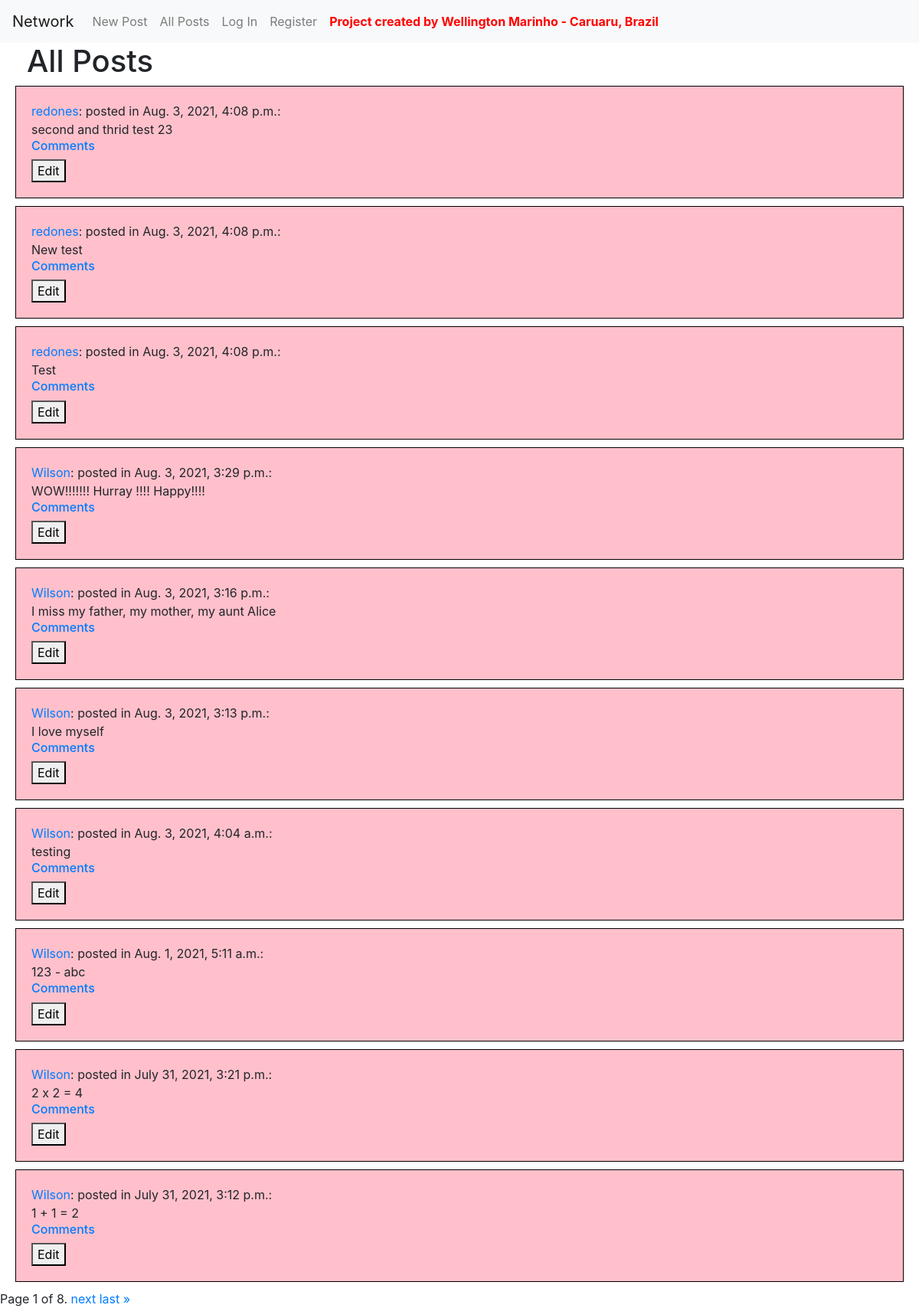
Page /all_posts on the committed database.
### network/models.py (models this page shows, shortened)
class Post(models.Model):
    content = models.CharField(max_length=264)
    time_of_creation = models.DateTimeField(default=timezone.now)
    creator = models.ForeignKey(User, on_delete=models.CASCADE, related_name="posts")
    now = datetime.now()

class User(AbstractUser):
    pass

### network/views.py (the view)
# urls.py: path("all_posts", views.all_posts, name="all_posts"),
def all_posts(request):
    post_list = Post.objects.all()
    post_list = post_list.order_by("-time_of_creation").all()
    paginator = Paginator(post_list, 10) # Show 10 contacts per page.
    page_number = request.GET.get('page', 1)
    page_obj = paginator.get_page(page_number)
    return render(request, 'network/all_posts.html', {'page_obj': page_obj})

### network/templates/network/all_posts.html (shortened to what this page needs)
{% extends "network/layout.html" %}
{% block body %}
        <h1 style="margin-left: 35px;">All Posts</h1>
        {% for post in page_obj %}
            <div class="well">
              <a href="{% url 'profile' post.creator.id %}">{{ post.creator }}</a>: posted in {{ post.time_of_creation }}: <br> {{ post.content }} <br>
              <h6><a href="{% url 'comment' post.id %}">Comments</a></h6>
              <button type="button"  onclick="edit_post({{ post.id }})">Edit</button>
            </div>
        {% endfor %}
        <div class="pagination">
            <span class="step-links">
                <span class="current">
                    Page {{ page_obj.number }} of {{ page_obj.paginator.num_pages }}.
                </span>
                {% if page_obj.has_next %}
                    <a href="?page={{ page_obj.next_page_number }}">next</a>
                    <a href="?page={{ page_obj.paginator.num_pages }}">last &raquo;</a>
                {% endif %}
            </span>
        </div>
{% endblock %}

### network/templates/network/layout.html (shortened to what this page needs)
{% load static %}
<!DOCTYPE html>
<html lang="en">
    <head>
        <link rel="stylesheet" href="https://stackpath.bootstrapcdn.com/bootstrap/4.4.1/css/bootstrap.min.css">
        <link href="{% static 'network/styles.css' %}" rel="stylesheet">
    </head>
    <body>
        <nav class="navbar navbar-expand-lg navbar-light bg-light">
            <a class="navbar-brand" href="#">Network</a>
            <div>
              <ul class="navbar-nav mr-auto">
                <li class="nav-item">
                  <a class="nav-link" href="{% url 'index' %}">New Post</a>
                </li>
                <li class="nav-item">
                  <a class="nav-link" href="{% url 'all_posts' %}">All Posts</a>
                </li>
                {% if user.is_authenticated %}
                    <li class="nav-item">
                        <a class="nav-link" href="{% url 'follower_index' %}">Following</a>
                    </li>
                    <li class="nav-item">
                        <a class="nav-link" href="{% url 'logout' %}">Log Out</a>
                    </li>
                {% else %}
                    <li class="nav-item">
                        <a class="nav-link" href="{% url 'login' %}">Log In</a>
                    </li>
                    <li class="nav-item">
                        <a class="nav-link" href="{% url 'register' %}">Register</a>
                    </li>
                {% endif %}
                <li class="nav-item">
                    <a class="nav-link" href="#"><strong style="color: red;">Project created by Wellington Marinho - Caruaru, Brazil</strong></a>
                </li>
              </ul>
            </div>
          </nav>
        <div class="body">
            {% block body %}
            {% endblock %}
        </div>
    </body>
</html>

### network/templates/network/layout.html (style rules this page uses)
.well { background-color: pink; border: 1px solid black; padding: 20px; margin-bottom: 10px; margin-left: 20px; margin-right: 20px; }

### rows in the picture
Post: creator "redones", time_of_creation "Aug. 3, 2021, 4:08 p.m.", content "second and thrid test 23"
Post: creator "redones", time_of_creation "Aug. 3, 2021, 4:08 p.m.", content "New test"
Post: creator "redones", time_of_creation "Aug. 3, 2021, 4:08 p.m.", content "Test"
Post: creator "Wilson", time_of_creation "Aug. 3, 2021, 3:29 p.m.", content "WOW!!!!!!! Hurray !!!! Happy!!!!"
Post: creator "Wilson", time_of_creation "Aug. 3, 2021, 3:16 p.m.", content "I miss my father, my mother, my aunt Alice"
Post: creator "Wilson", time_of_creation "Aug. 3, 2021, 3:13 p.m.", content "I love myself"
Post: creator "Wilson", time_of_creation "Aug. 3, 2021, 4:04 a.m.", content "testing"
Post: creator "Wilson", time_of_creation "Aug. 1, 2021, 5:11 a.m.", content "123 - abc"
Post: creator "Wilson", time_of_creation "July 31, 2021, 3:21 p.m.", content "2 x 2 = 4"
Post: creator "Wilson", time_of_creation "July 31, 2021, 3:12 p.m.", content "1 + 1 = 2"

### other values in the picture
{{ page_obj.number }} "1"
{{ page_obj.paginator.num_pages }} "8"
